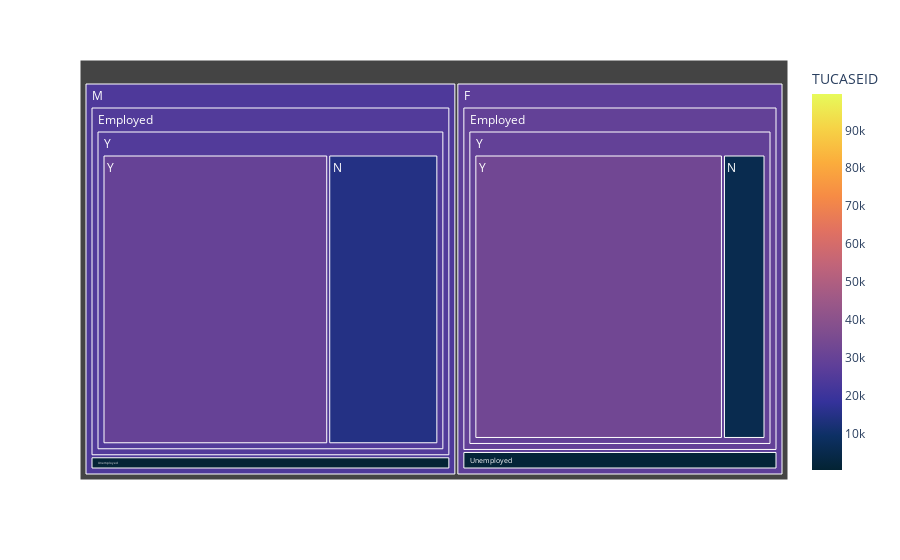

Notebook cell for this chart:
### Code cell
#treemap
plotdfTM3 = df.groupby(["SpousePresentGrp", "SexGrp", "SpouseEmplGrp", "LaborGrp"], as_index=False)["TUCASEID"].count()
# fig = px.treemap(
#     plotdfTM3, path=['MetroGrp', 'SexGrp', 'RaceGrp', 'LaborGrp'], values='TUCASEID', color='SexGrp')
# fig.show()

fig = px.treemap(
    plotdfTM3, path=['SexGrp', 'LaborGrp', 'SpousePresentGrp', 'SpouseEmplGrp'], values='TUCASEID', color='TUCASEID', color_continuous_midpoint=50000, color_continuous_scale=px.colors.sequential.thermal)
fig.show()
fig.write_html("4d2.html")

### Figure 1 — Plotly figure (JSON) as saved in the notebook; plotly's stock layout.template omitted (floating-point values rounded to 4 significant figures)
{"data": [{"branchvalues": "total", "customdata": [[5642], [14609], [419], [650], [32960], [29946], [1658], [1034], [28970.0], [24920.0], [1408.0], [885.8], [28970.0], [24920.0], [1408.0], [885.8], [27560.0], [24040.0]], "domain": {"x": [0, 1], "y": [0, 1]}, "hovertemplate": "labels=%{label}<br>TUCASEID_sum=%{value}<br>parent=%{parent}<br>id=%{id}<br>TUCASEID=%{color}<extra></extra>", "ids": ["F/Employed/Y/N", "M/Employed/Y/N", "F/Unemployed/Y/N", "M/Unemployed/Y/N", "F/Employed/Y/Y", "M/Employed/Y/Y", "F/Unemployed/Y/Y", "M/Unemployed/Y/Y", "F/Employed/Y", "M/Employed/Y", "F/Unemployed/Y", "M/Unemployed/Y", "F/Employed", "M/Employed", "F/Unemployed", "M/Unemployed", "F", "M"], "labels": ["N", "N", "N", "N", "Y", "Y", "Y", "Y", "Y", "Y", "Y", "Y", "Employed", "Employed", "Unemployed", "Unemployed", "F", "M"], "marker": {"coloraxis": "coloraxis", "colors": [5642, 14609, 419, 650, 32960, 29946, 1658, 1034, 28970.0, 24920.0, 1408.0, 885.8, 28970.0, 24920.0, 1408.0, 885.8, 27560.0, 24040.0]}, "name": "", "parents": ["F/Employed/Y", "M/Employed/Y", "F/Unemployed/Y", "M/Unemployed/Y", "F/Employed/Y", "M/Employed/Y", "F/Unemployed/Y", "M/Unemployed/Y", "F/Employed", "M/Employed", "F/Unemployed", "M/Unemployed", "F", "M", "F", "M", "", ""], "type": "treemap", "values": [5642, 14609, 419, 650, 32960, 29946, 1658, 1034, 38602, 44555, 2077, 1684, 38602, 44555, 2077, 1684, 40679, 46239]}], "layout": {"coloraxis": {"cmid": 50000, "colorbar": {"title": {"text": "TUCASEID"}}, "colorscale": [[0, "rgb(3, 35, 51)"], [0.09091, "rgb(13, 48, 100)"], [0.1818, "rgb(53, 50, 155)"], [0.2727, "rgb(93, 62, 153)"], [0.3636, "rgb(126, 77, 143)"], [0.4545, "rgb(158, 89, 135)"], [0.5455, "rgb(193, 100, 121)"], [0.6364, "rgb(225, 113, 97)"], [0.7273, "rgb(246, 139, 69)"], [0.8182, "rgb(251, 173, 60)"], [0.9091, "rgb(246, 211, 70)"], [1, "rgb(231, 250, 90)"]]}, "legend": {"tracegroupgap": 0}, "margin": {"t": 60}}}
